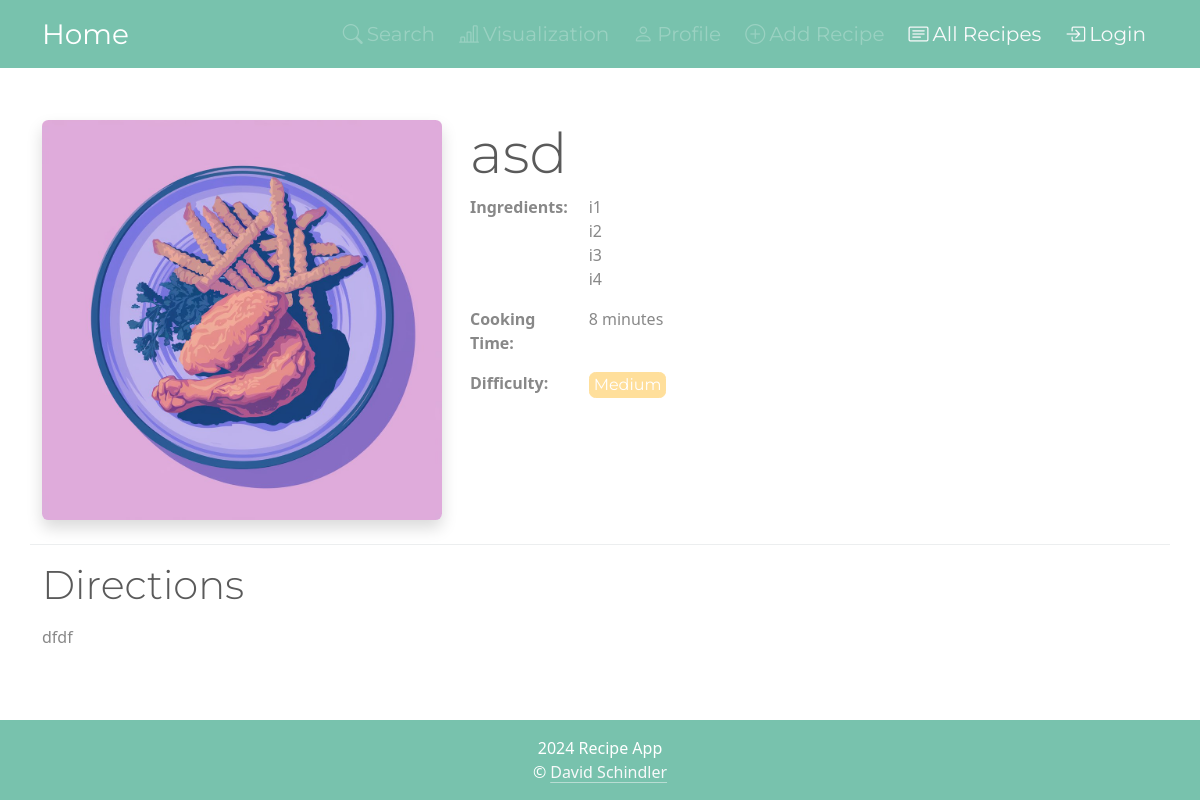
Screenshot of /17/ with the database file from the repository.
### apps/recipes/models.py (models this page shows, shortened)
class Recipe(models.Model):
    name = models.CharField(max_length=50)
    ingredients = models.CharField(max_length=255)
    cooking_time = models.IntegerField()
    difficulty = models.CharField(max_length=20, editable=False)
    directions = models.TextField(max_length=2000, default="")
    image = models.ImageField(upload_to='recipe_images', default='no_picture.jpg')

### apps/recipes/views.py (the view)
# urls.py: path('<int:pk>/', RecipeDetailView.as_view(), name='recipe_detail'),
class RecipeDetailView(DetailView):
    model = Recipe
    template_name = 'recipes/recipe_detail.html'
    context_object_name = 'recipe'

### apps/recipes/templatetags/recipe_filters.py (called while the page is built)
@register.filter
def split_ingredients(value):
    return value.split(', ')

@register.filter
def style_difficulty(value):
    difficulty_classes = {
        'Easy': 'btn-success',
        'Medium': 'btn-warning',
        'Intermediate': 'btn-danger',
        'Hard': 'btn-secondary'
    }
    return difficulty_classes.get(value, '')

### apps/recipes/templates/recipes/recipe_detail.html (shortened to what this page needs)
{% extends "base.html" %}
{% load markdownify %}
{% load recipe_filters %}
{% block content %}
    <div class="row mt-5 pb-4 border-bottom">
        <div class="col-auto">
            <img src="{{ recipe.image.url }}" class="img-fluid rounded shadow"
                 style="object-fit: cover; max-width: 400px;" alt="{{ recipe.name }}">
        </div>
        <div class="col ps-3">
            <h2 class="display-4">{{ recipe.name }}</h2>
            <div class="row">
                <div class="col-2">
                    <p class="mb-1 "><strong>Ingredients:</strong></p>
                </div>
                <div class="col">
                    <ul class=" ms-0 px-0">
                        {% for ingredient in recipe.ingredients|split_ingredients %}
                            <li class="list-group-item" >{{ ingredient }}</li>
                        {% endfor %}
                    </ul>
                </div>
            </div>
            <div class="row">
                <div class="col-2">
                    <p><strong>Cooking Time:</strong></p>
                </div>
                <div class="col">
                    <p>{{ recipe.cooking_time }} minutes</p>
                </div>
            </div>
            <div class="row">
                <div class="col-2">
                    <p><strong>Difficulty:</strong>
                </div>
                <div class="col">
                    <button type="button" class="btn {{ recipe.difficulty|style_difficulty }} disabled py-0 px-1">{{ recipe.difficulty }}</button>
                </div>
            </div>
        </div>
    </div>
    <div class="row pt-3">
        <div class="col">
            <h3 class="display-6">Directions</h3>
            <p>{{ recipe.directions|markdownify }}</p>
        </div>
    </div>
{% endblock %}

### static/css/custom.css (style rules this page uses)
body { overflow-y: scroll; }

### rows the page displays
Recipe: image (placeholder picture), name "asd", cooking_time "8", difficulty "Medium", directions "dfdf"

### other values shown
{{ ingredient }} "i1" "i2" "i3" "i4"
